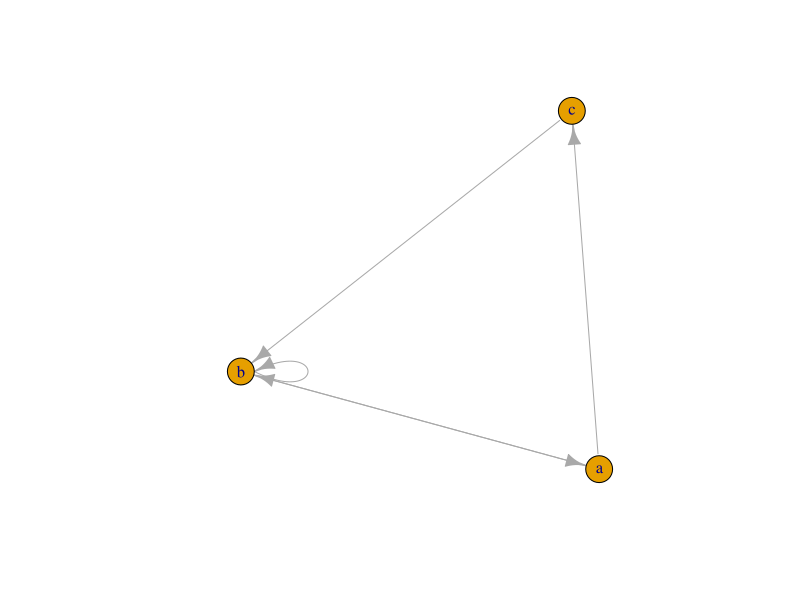
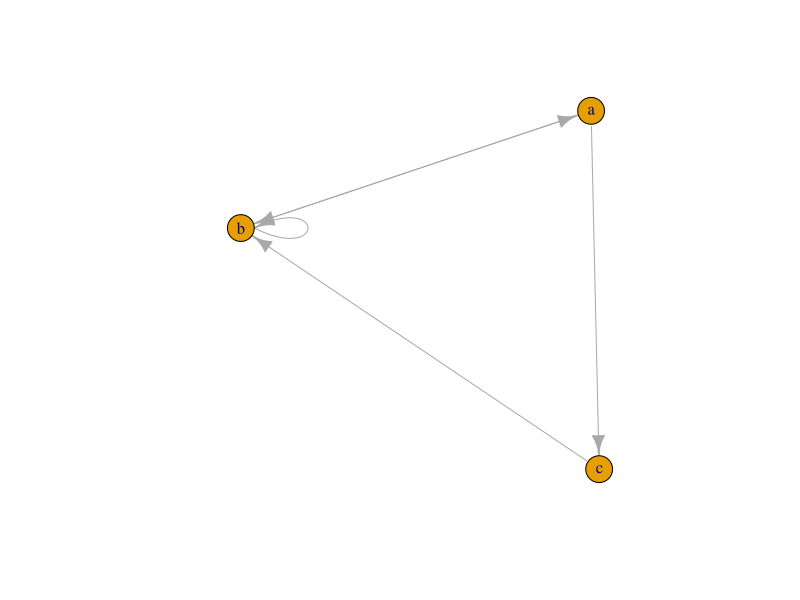

Write the R code that produced these figures, in order.
## ---- chunk 1
library("igraph") # To handle the webs objects and plot them

options(stringsAsFactors = FALSE) # Ask me why
## ---- chunk 2
Edge.list <- matrix(c("a","b","a","c",
                      "b","a","b","b",
                      "c","b"),ncol=2,
                      byrow=TRUE)
Edge.list
## ---- chunk 3
Adjacency.matrix <- matrix(c(0,1,1,
                             1,1,0,
                             0,1,0),
                           nrow=3,ncol=3,
                           byrow=TRUE)
row.names(Adjacency.matrix) <- colnames(Adjacency.matrix) <- c("a","b","c")
## ---- chunk 4
Adjacency.matrix
## ---- chunk 5
graph.data.frame(Edge.list,directed=TRUE) -> Edge.web
## ---- chunk 6
graph.adjacency(Adjacency.matrix,mode="directed") -> Adjacency.web
## ---- chunk 7
plot(Edge.web)
## ---- chunk 8
plot(Adjacency.web)
